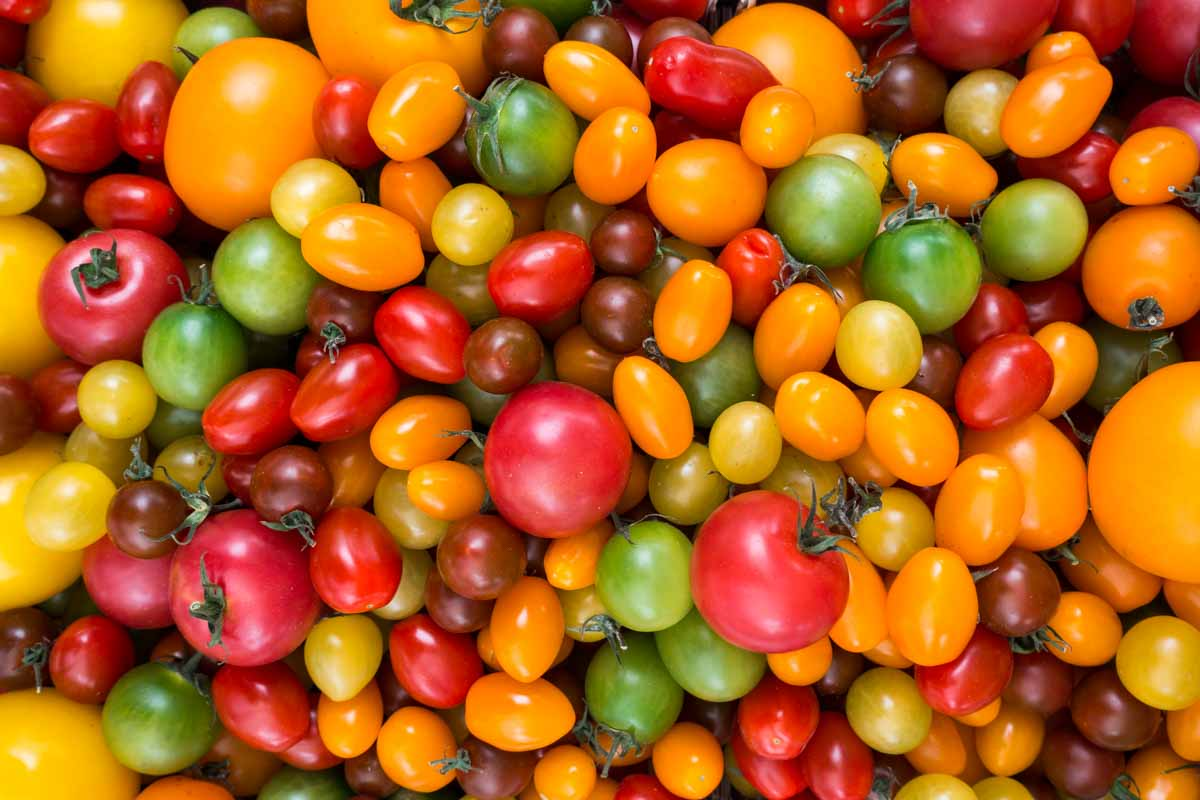
%> input picture dossorted tomatos/foodiesfeed.com_colorful-tomatoes_low.jpg, 1200 x 800 px
$ octave --eval "result = watershedfunc(imread('foodiesfeed.com_colorful-tomatoes_low.jpg'));"   (GNU Octave 9; MATLAB toolbox functions it lacks are replaced by stand-ins)
%> lines starting %> are read from the running program, lines starting %| are printed output that depends on the picture; in (x1, y1, x2, y2) boxes, pixels count from 0 and x2, y2 are one past the last pixel; in counts of white or black regions, pixels touching at a corner belong together; the program's own positions count from 1

%% the code based on the code posted here :
%% https://www.mathworks.com/help/images/examples/marker-controlled-watershed-segmentation.html

% % input - I  = image in grayscale %%
function labeled_img = watershedfunc(I)
    hy = fspecial('sobel');
    %transpose operation
    hx = hy';
    Iy = imfilter(double(I), hy, 'replicate');
    Ix = imfilter(double(I), hx, 'replicate');
    gradmag = sqrt(Ix.^2 + Iy.^2);

    %filter noises
    s_erosion = strel('disk', 15);

    Ie = imerode(I, s_erosion);
    Iobr = imreconstruct(Ie, I);

    Iobrd = imdilate(Iobr, s_erosion);
    Iobrcbr = imreconstruct(imcomplement(Iobrd), imcomplement(Iobr));
    Iobrcbr = imcomplement(Iobrcbr);

    fgm = imregionalmax(Iobrcbr);

    se2 = strel(ones(5,5));
    fgm2 = imclose(fgm, se2);
    fgm3 = imerode(fgm2, se2);

    fgm4 = bwareaopen(fgm3, 20);

    bw = im2bw(Iobrcbr,0.4);
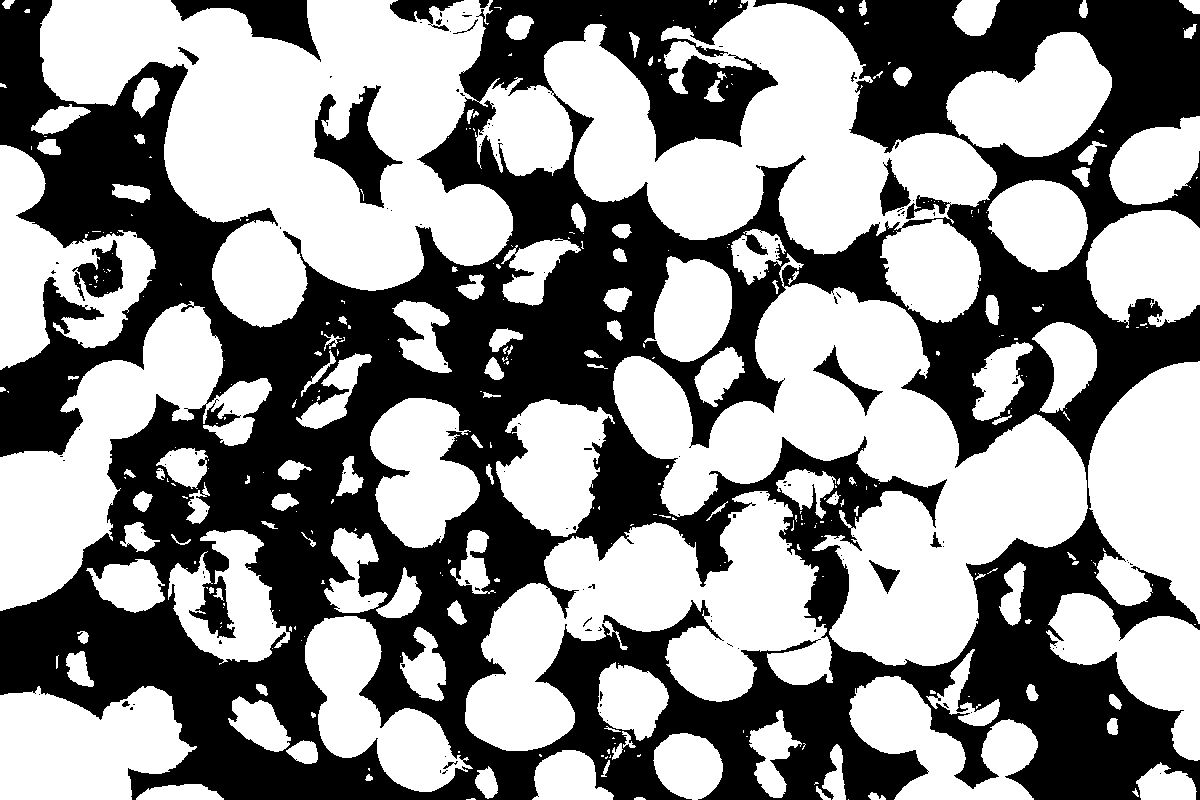
%> bw: size 800x1200 logical; 55.5% white; 155 black regions (138 under 20 px), largest, box (x1, y1, x2, y2) and area: (0, 0, 1200, 800) 413379, (314, 85, 403, 208) 4238, (171, 0, 321, 62) 3447

    D = bwdist(bw);
    DL = watershed(D);
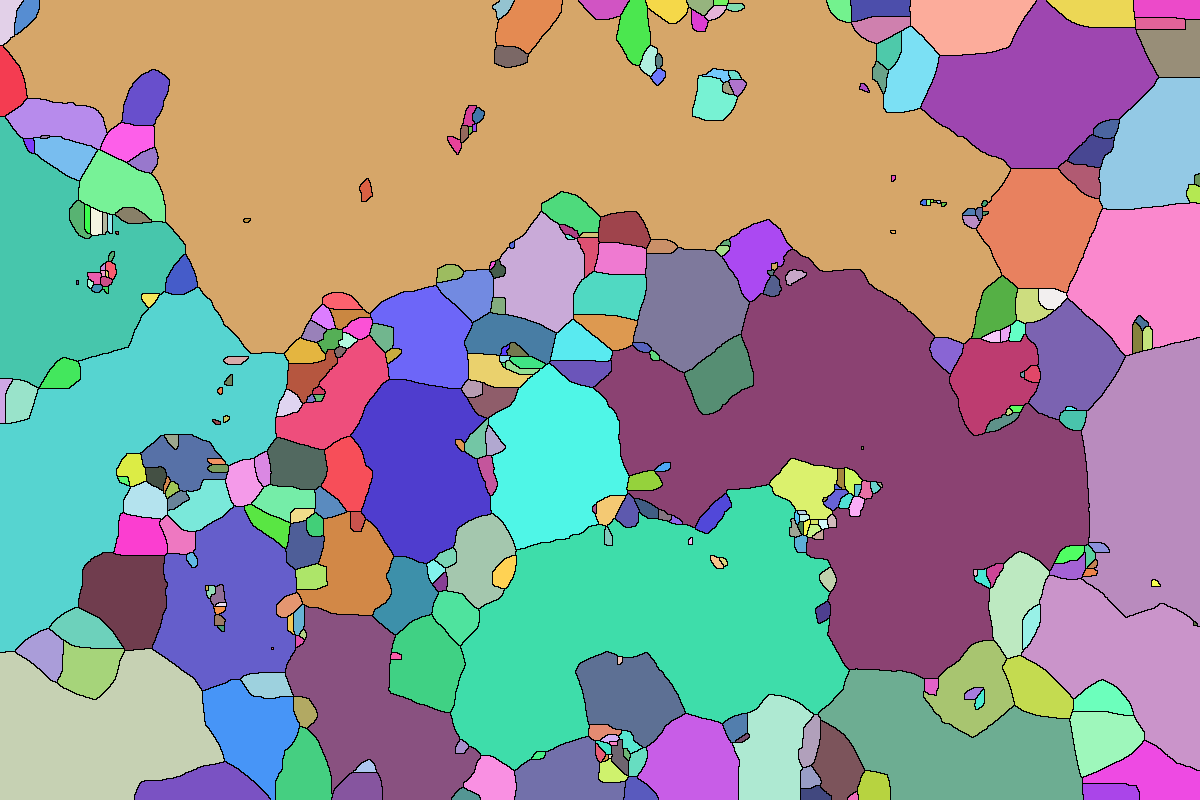
%> DL: size 800x1200 uint16; 348 distinct labels, from 0 to 347; one colour per label, 0 black
    bgm = DL == 0;
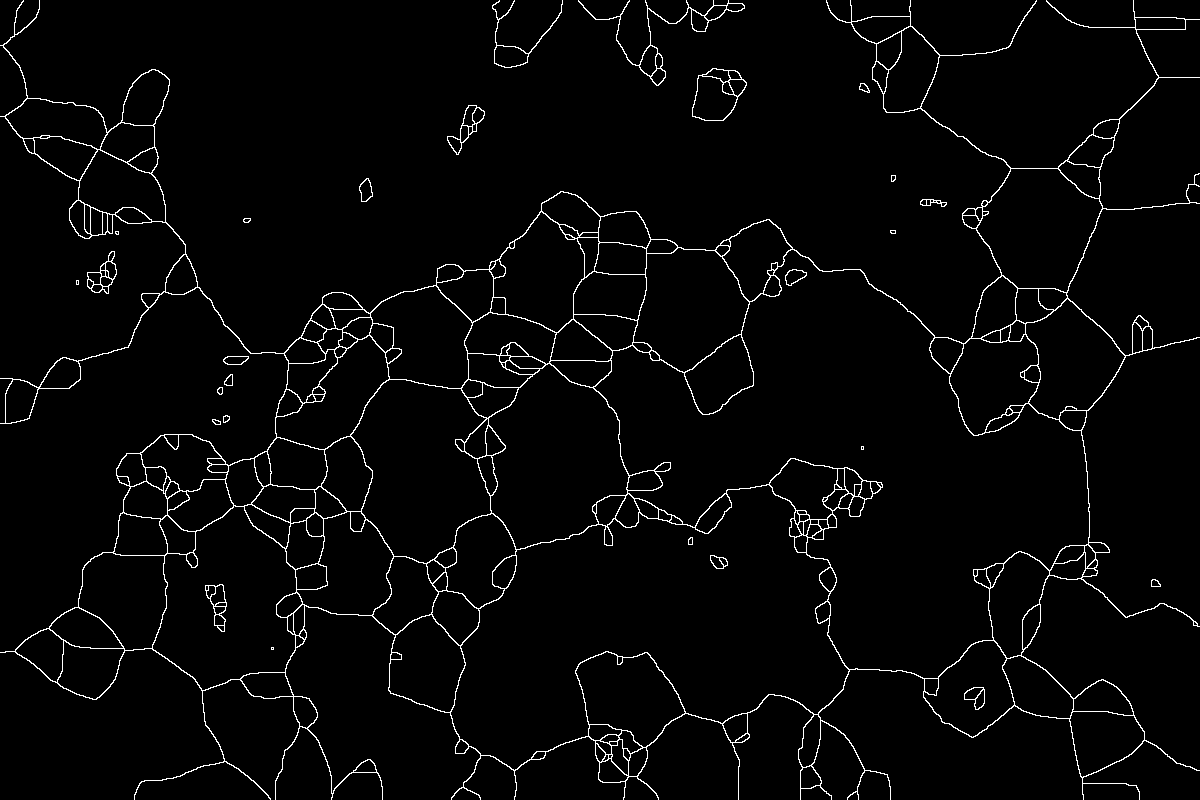
%> bgm: size 800x1200 logical; 2.8% white in thin lines or dots

    gradmag2 = imimposemin(gradmag, bgm | fgm4);
%> gradmag2: size 800x1200x3 double; 11.16% of the values are NaN or infinite; the others: min 0.784, max 784.8, mean 45.54
    labeled_img = watershed(gradmag2);
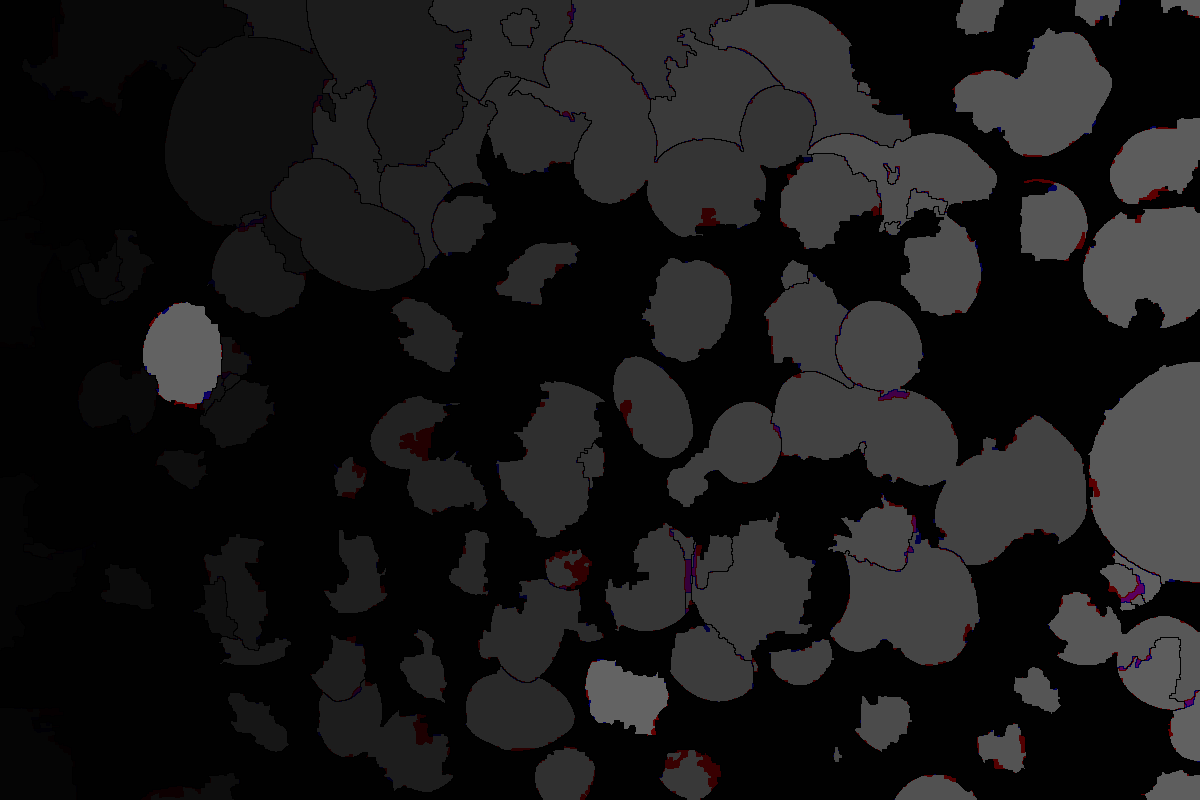
%> labeled_img: size 800x1200x3 uint8; mean R, G, B 25.7, 25.1, 25.3

end
